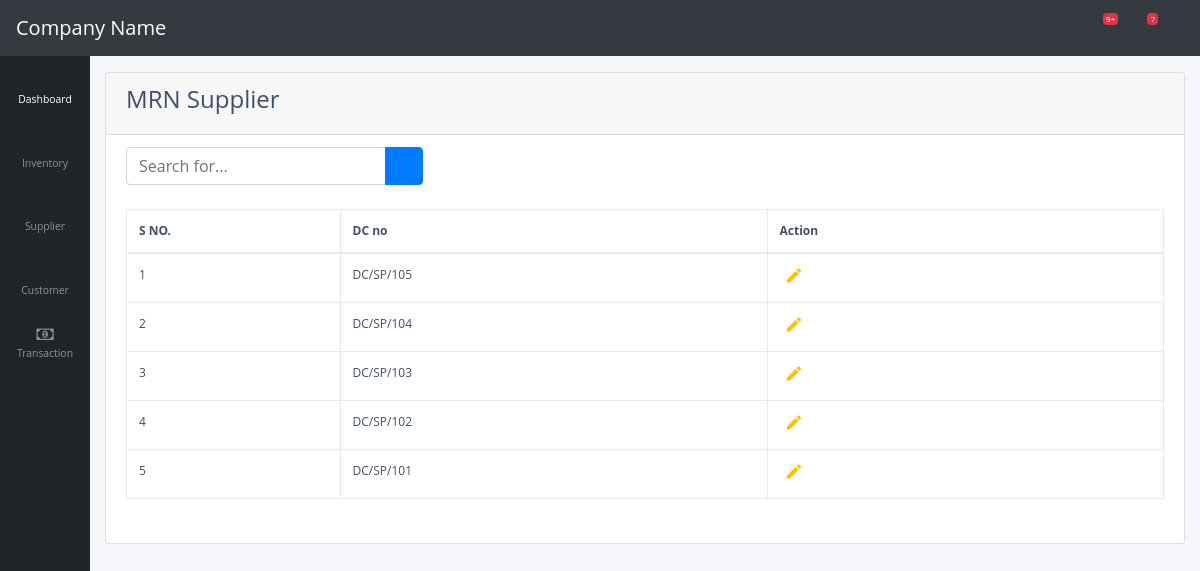
/supplier/mrn/, run on an earlier commit of the app's database.
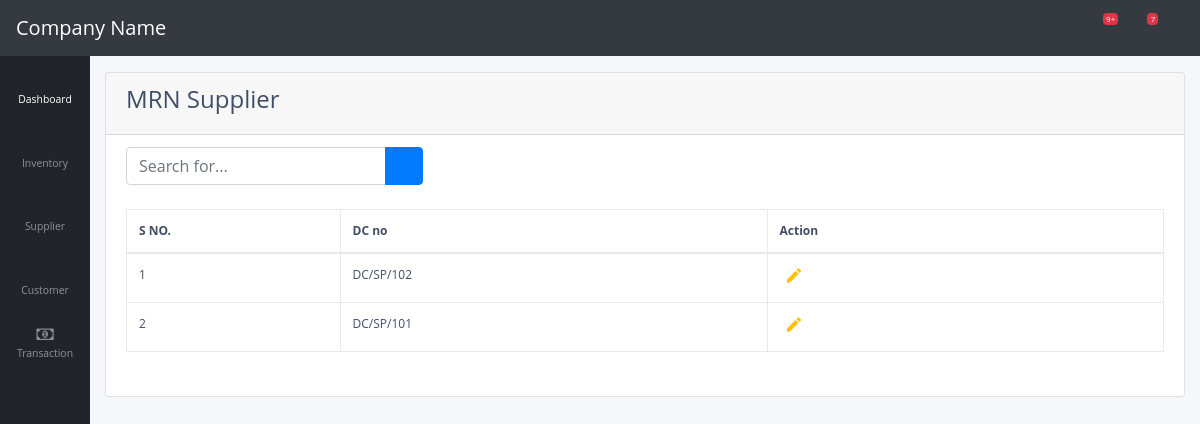
And on a later commit of the database.
### supplier/models.py (models this page shows)
class DcHeaderSupplier(models.Model):
    dc_no = models.CharField(max_length = 100)
    date = models.DateField(default = datetime.date.today)
    account_id = models.ForeignKey(ChartOfAccount, models.SET_NULL,blank=True,null=True,)

### supplier/views.py (the view)
# urls.py: path('mrn/', views.mrn_supplier, name = 'mrn-supplier'),
def mrn_supplier(request):
    all_dc = DcHeaderSupplier.objects.all()
    return render(request, 'supplier/mrn_supplier.html',{'all_dc':all_dc})

### supplier/templates/supplier/mrn_supplier.html
{% extends "supplier/base.html" %}
{% load crispy_forms_tags %}
{% block body %}
<div class="card" style="width: 100%;">
<div class="card-header">
  <h4>MRN Supplier</h4>
</div>
<ul class="list-group list-group-flush">
  <li class="list-group-item">
    <div class="input-group">
      <input type="text" class="form-control col-md-3" placeholder="Search for..." aria-label="Search" aria-describedby="basic-addon2">
      <div class="input-group-append">
        <button class="btn btn-primary" type="button">
          <i class="fas fa-search"></i>
        </button>
      </div>
    </div>
    <br>
    <div class="table table-responsive content-loader">
      <table class="table table-bordered" id="dataTable">
          <thead>
              <tr>
                  <th width="70px" >S NO.</th>
                  <th width="140px">DC no</th>
                  <th width="70px">Action</th>
              </tr>
          </thead>
          <tbody>
            {% for value in all_dc reversed %}
            <tr>
                <td>{{ forloop.counter }}</td>
                <td>{{ value.dc_no }}</td>
                <td><a class="edit_list" href="{% url 'edit-mrn-supplier' pk=value.id %}" data-toggle=""><i class="material-icons">&#xE254;</i></a></td>
            </tr>
            {% endfor %}
          </tbody>
      </table>
    </div>
  </li>
</ul>
</div>
{% endblock body %}

What changed in the data, as far as the page shows it:
removed DcHeaderSupplier: dc_no "DC/SP/105"
removed DcHeaderSupplier: dc_no "DC/SP/104"
removed DcHeaderSupplier: dc_no "DC/SP/103"
